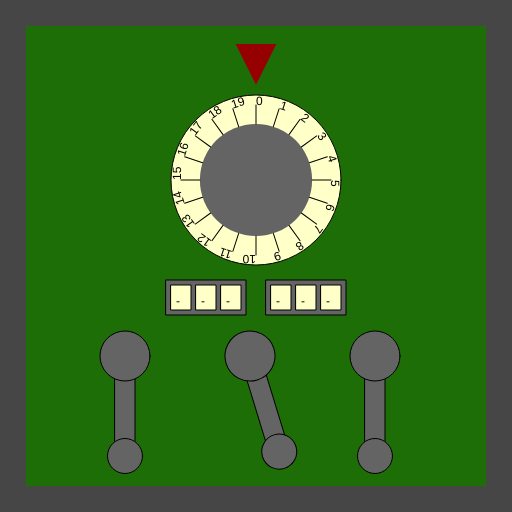
Frame 1 (no input)
Frame 60 (no input): identical to frame 1, image omitted
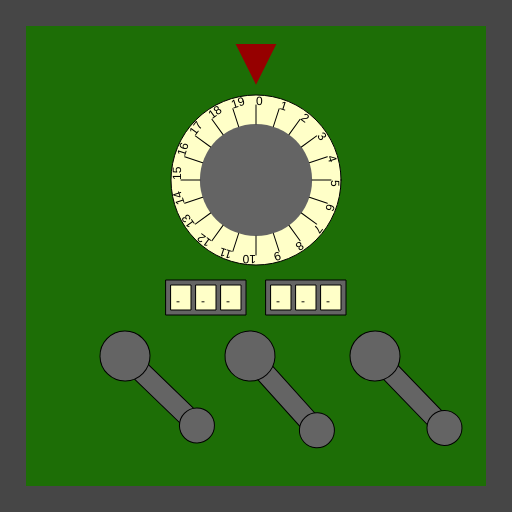
Frame 120 (the mouse pressed at the canvas centre since frame 60)

The p5.js sketch that drew these frames (run headless with seeded random() and noise() and a simulated clock; from frame 60 on, the mouse is pressed at the canvas centre):

// p5.js sketch
// ── sketch.js
/*

Officer: 3185280
CaseNum: 303-3-40826056-3185280

Case 303 - The Case of the Crooked Attorney
Stage 4 - The Courthouse

Torvalds has his final safe in his courthouse chambers. Luckily there is a court case proceeding.
You can sneak into his chambers whilst he makes his closing statement.

Crack the safe by doing the following:

	When the mouse button is released:
	- Use the 'map' function to scale mouseX to values ranging from 2 to 16.
	- Assign the output to secret_locker_comb_0

	When the mouse button is released:
	- Use the 'map' function to scale mouseY to values ranging from 4 to 21.
	- Assign the output to secret_locker_comb_1

	When any key is released:
	- Make secret_locker_comb_2 equal to the value of 'key'

	When the mouse button is pressed:
	- Use the 'map' function to scale mouseY to values ranging from 13 to 79.
	- Assign the output to secret_locker_comb_3

	Whilst the mouse is moving:
	- Use the 'map' function to scale mouseX to values ranging from 17 to 67.
	- Assign the output to secret_locker_comb_4

	When the mouse button is pressed:
	- Use the 'map' function to scale mouseX to values ranging from 21 to 67.
	- Assign the output to secret_locker_comb_5



This time you'll need to create the relevant event handlers yourself.

There are many possible ways of investigating this case, but you
should use ONLY the following commands:

	- The assignment operator aka. the equals sign !
	- mouseX, mouseY
	- key, keyCode
	- random
	- map

*/

//declare the variables

var secret_locker_comb_0;
var secret_locker_comb_1;
var secret_locker_comb_2;
var secret_locker_comb_3;
var secret_locker_comb_4;
var secret_locker_comb_5;


function preload()
{
	//IMAGES WILL BE LOADED HERE

}

function setup()
{
	createCanvas(512,512);

	//initialise the variables
	secret_locker_comb_0 = 0;
	secret_locker_comb_1 = "";
	secret_locker_comb_2 = "";
	secret_locker_comb_3 = 0;
	secret_locker_comb_4 = 0;
	secret_locker_comb_5 = 0;

}

///////////////////EVENT HANDLERS///////////////////

//Create event handlers here to open the safe ...

function mouseReleased()
{
	console.log("mouseReleased");
    secret_locker_comb_0 = map(mouseX, 0, width, 2, 16)
    // Use the 'map' function to scale mouseX to values ranging from 2 to 16.
    secret_locker_comb_1 = map(mouseY, 0, height, 4, 21)
    // Use the 'map' function to scale mouseY to values ranging from 4 to 21.
}

function keyReleased()
{
	console.log("keyReleased", key);
    secret_locker_comb_2 = key
}
  
function mousePressed()
{
	console.log("mousePressed");
    secret_locker_comb_3 = map(mouseY, 0, height, 13, 79)
    // Use the 'map' function to scale mouseY to values ranging from 13 to 79.
    secret_locker_comb_5 = map(mouseX, 0, width, 21, 67)
    // Use the 'map' function to scale mouseX to values ranging from 21 to 67.
}
    
function mouseMoved()
{
	console.log("mouseMoved", mouseX, mouseY);
    secret_locker_comb_4 = map(mouseX, 0, width, 17, 67)
    // Use the 'map' function to scale mouseX to values ranging from 17 to 67.
}



///////////////DO NOT CHANGE CODE BELOW THIS POINT///////////////////

function draw()
{

	//Draw the safe door
	background(70);
	noStroke();
	fill(29,110,6);
	rect(26,26,width-52,width-52);

	//Draw the combination dial
	push();
	translate(256,180);
	drawDial(170,secret_locker_comb_0,20);
	pop();

	//Draw the spinners
	push();
	translate(206,280);
	drawSpinner(3, secret_locker_comb_1);
	pop();

	push();
	translate(306,280);
	drawSpinner(3, secret_locker_comb_2);
	pop();

	//Draw the levers
	push();
	translate(125,356);
	drawLever(secret_locker_comb_3);
	pop();

	push();
	translate(250,356);
	drawLever(secret_locker_comb_4);
	pop();

	push();
	translate(375,356);
	drawLever(secret_locker_comb_5);
	pop();

}

function drawDial(diameter,num,maxNum)
{
	//the combination lock

	var r = diameter * 0.5;
	var p = r * 0.6;

	stroke(0);
	fill(255,255,200);
	ellipse(0,0,diameter,diameter);
	fill(100);
	noStroke();
	ellipse(0,0,diameter*0.66,diameter*0.66);
	fill(150,0,0);
	triangle(
		-p * 0.4,-r-p,
		p * 0.4,-r-p,
		0,-r-p/5
	);

	noStroke();

	push();
	var inc = 360/maxNum;

	rotate(radians(-num * inc));
	for(var i = 0; i < maxNum; i++)
	{
		push();
		rotate(radians(i * inc));
		stroke(0);
		line(0,-r*0.66,0,-(r-10));
		noStroke();
		fill(0);
		text(i,0,-(r-10));
		pop();
	}

	pop();
}

function drawLever(rot)
{
	push();
	rotate(radians(-rot))
	stroke(0);
	fill(100);
	rect(-10,0,20,100);
	ellipse(0,0,50,50);
	ellipse(0,100,35,35);
	pop();
}

function drawSpinner(numSpinners, val)
{
	var sw = 20;
	var ow = (sw + 5) * numSpinners + 5;
	stroke(0);
	fill(100);
	rect(-ow/2,0,ow,35);
	if(typeof(val) == "number")
	{
		val = floor(val).toString(); //convert to string
	}
	var d = numSpinners - val.length;

	for(var d = numSpinners - val.length; d > 0; d--)
	{
		val = "-" + val;
	}

	for(var i = 0; i < numSpinners; i++)
	{
		stroke(0);
		fill(255,255,200);
		rect(-ow/2 + i * (sw + 5) + 5,5,20,25);
		fill(0);
		noStroke();
		text(val[i],-ow/2 + sw/2 + i * (sw +5),25);
	}

}
